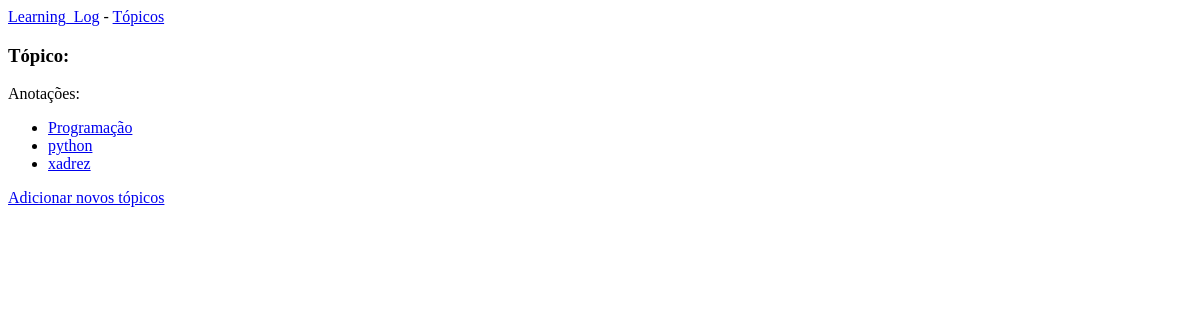
Before: /topics with the older database file.
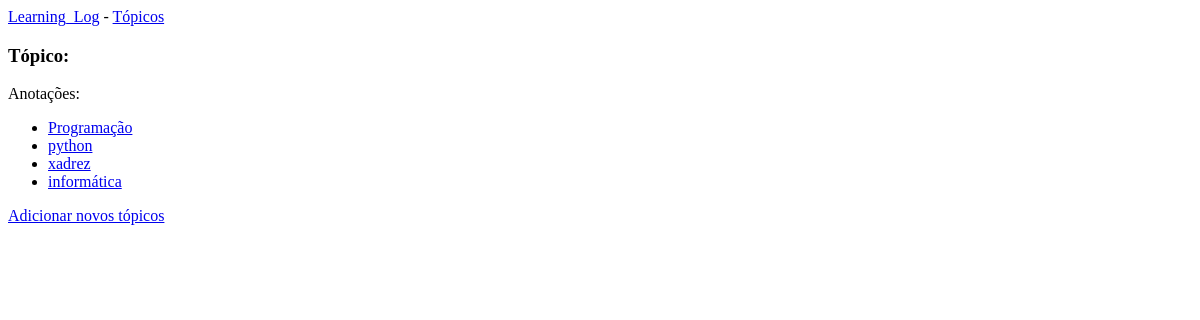
After: the same page with the newer database file.
### learning_logs/models.py (models this page shows)
class Topic(models.Model):
    text = models.CharField(max_length=200)
    date_added = models.DateTimeField(auto_now_add=True)
    def __str__(self):
        return self.text

### learning_logs/views.py (the view)
# urls.py: path('topics',views.topics, name='topics'),
def topics(request):
    topics = Topic.objects.order_by('date_added')
    context = {'topics': topics}
    return render(request, 'learning_logs/topics.html', context)

### learning_logs/templates/learning_logs/topics.html (shortened to what this page needs)
<!DOCTYPE html>
<html lang="pt-br">
<head>
</head>
<body>
    {% extends "learning_logs/base.html"%}
    {% block content %}
        <H3>Tópico: {{topic}}</H3>
        <p>Anotações:</p>
        <ul>
            {% for topic in topics %}
                <li>
                    <a href="{% url 'topic' topic.id %}">{{ topic }}</a>
                </li>
            {% empty %}
                <li>Não há tópicos adicionados.</li>
            {% endfor %}
        </ul>
        <a href="{% url 'new_topic' %}">Adicionar novos tópicos</a>
    {% endblock content %}

Changed rows visible on the page:
added Topic: text "informática"
